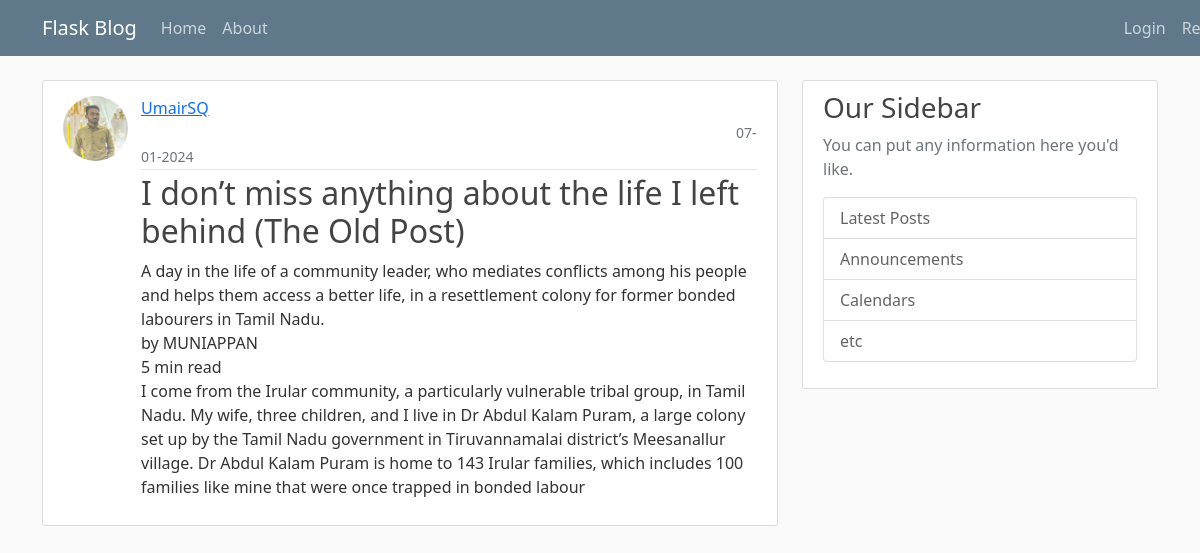
/post/6, run on the app's committed database.
### flaskblog/models.py (models this page shows, shortened)
class User(db.Model, UserMixin):
    id = db.Column(db.Integer, primary_key=True)
    username = db.Column(db.String(20), unique=True, nullable=False)
    email = db.Column(db.String(35), unique=True, nullable=False)
    password = db.Column(db.String(30), nullable=False)
    image_file = db.Column(db.String(60), nullable=False, default='default.jpg')
    posts = db.relationship('Post', backref='author', lazy=True)

class Post(db.Model):
    id = db.Column(db.Integer, primary_key=True)
    title = db.Column(db.String(100), nullable=True)
    date_posted = db.Column(db.DateTime, nullable=False, default=datetime.utcnow)
    content = db.Column(db.Text, nullable=False)
    user_id = db.Column(db.Integer, db.ForeignKey('user.id'), nullable=False)

### flaskblog/routes.py (the view)
@app.route('/post/<int:post_id>', methods = ['GET','POST'])
def post(post_id):                                                                                 #this route display the individual post when click on the title of the post
    post = Post.query.get_or_404(post_id)                                                          #get_or_404(post_id) gets the post with post_id or throws the error if post doesn't exist
    return render_template('post.html', title=post.title, post=post)

### flaskblog/templates/post.html (shortened to what this page needs)
{% extends "base.html" %}
{% block content %}
<article class="media content-section">
    <img id="move1" class="rounded-circle article-img" src="{{ url_for('static', filename = 'profile_pics/' + post.author.image_file) }}" >
    <div class="media-body" id="move">
        <div class="article-metadata"  >
            <a class="mr-2" href="{{ url_for('user_post', username=post.author.username) }}">{{ post.author.username }}</a>
            <small class="text-muted " style="margin-left:595px">{{ post.date_posted.strftime('%d-%m-%Y') }}</small>
        </div>
        <h2 class="article-title">{{ post['title'] }}</h2>
        <p class="article-content">{{ post['content'] }}</p>
    </div>
</article>
{% endblock content %}

### flaskblog/static/main.css (style rules this page uses)
body { background: #fafafa; color: #333333; margin-top: 5rem; }
h1, h2, h3, h4, h5, h6 { color: #444444; }
.content-section { background: #ffffff; padding: 10px 20px; border: 1px solid #dddddd; border-radius: 3px; margin-bottom: 20px; }
.article-title { color: #444444; }
.article-content { white-space: pre-line; }
.article-img { height: 65px; width: 65px; margin-right: 16px; }
.article-metadata { padding-bottom: 1px; margin-bottom: 4px; border-bottom: 1px solid #e3e3e3 }

### flaskblog/templates/post.html (style rules this page uses)
#move { margin-left: 78px; margin-top: -65px; }
#move1 { margin-top: 5px; }

### data on the page
User: image_file (picture), author.username "UmairSQ"
Post: date_posted "07-01-2024", title "I don’t miss anything about the life I left behind (The Old Post)", content "A day in the life of a community leader, who mediates conflicts among his people and helps them access a better life, in a resettlement colony for former bonded labourers in Tamil Nadu. by MUNIAPPAN 5 min read I come from the Irular community, a particularly vulnerable tribal group, in Tamil Nadu. My wife, three children, and I live in Dr Abdul Kalam Puram, a large colony set up by the Tamil Nadu government in Tiruvannamalai district’s Meesanallur village. Dr Abdul Kalam Puram is home to 143 Irular families, which includes 100 families like mine that were once trapped in bonded labour"
